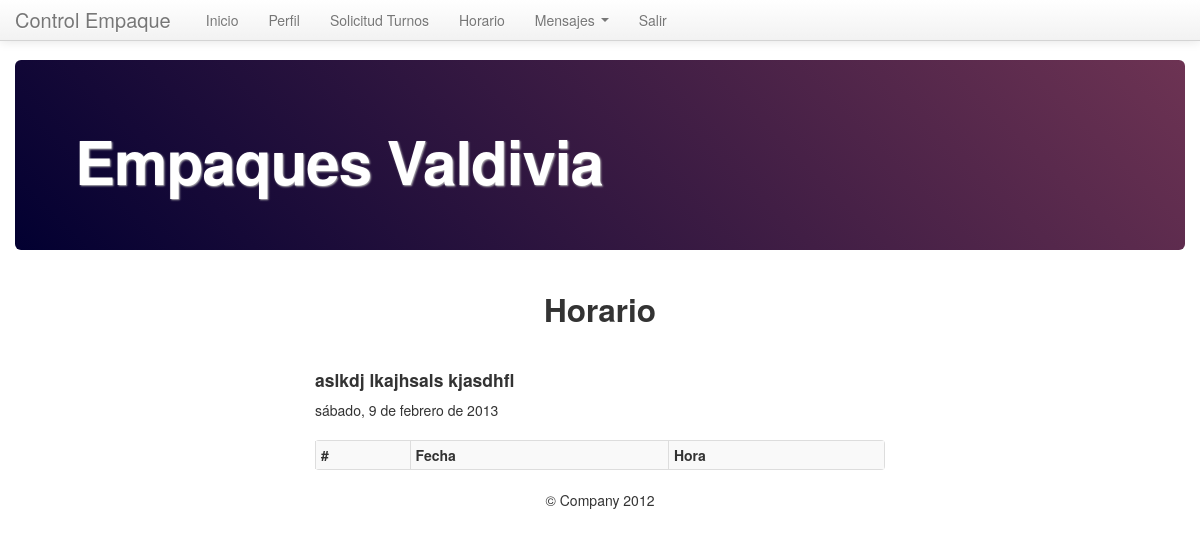
The page /horario.php (signed in) on the database its author committed.
### tables this page shows
CREATE TABLE IF NOT EXISTS `usuario` (
  `us_Rut` varchar(10) NOT NULL,
  `us_Nombre` varchar(30) DEFAULT NULL,
  `us_Apellido_Pat` varchar(20) DEFAULT NULL,
  `us_Apellido_Mat` varchar(20) DEFAULT NULL,
  `us_Fecha_Nac` date DEFAULT NULL,
  `us_Telefono` int(11) DEFAULT NULL,
  `us_Direccion` text,
  `us_Sexo` tinyint(1) DEFAULT NULL,
  `us_Tipo` tinyint(1) DEFAULT NULL,
  `us_Clave` varchar(12) DEFAULT NULL,
  PRIMARY KEY (`us_Rut`)
);

### funciones/conectar.php (called while the page is built, shortened)
<?php
function mysql_fechaentera($date) {
    $dia = explode("-", $date, 3);
    $year = $dia[0];
    $month = (string)(int)$dia[1];
    $day = (string)(int)$dia[2];
    $dias = array("domingo","lunes","martes","mi&eacute;rcoles" ,"jueves","viernes","s&aacute;bado");
    $tomadia = $dias[intval((date("w",mktime(0,0,0,$month,$day,$year))))];
    $meses = array("", "enero", "febrero", "marzo", "abril", "mayo", "junio", "julio", "agosto", "septiembre", "octubre", "noviembre", "diciembre");
    return $tomadia.", ".$day." de ".$meses[$month]." de ".$year;
}
?>

### horario.php (the view, shortened to what this page needs)
<?php
require 'funciones/conectar.php';
$consulta_nombre=mysql_query("SELECT `us_Nombre`, `us_Apellido_Pat`, `us_Apellido_Mat` FROM usuario
								Where us_Rut='".$_SESSION['us_rut']."'",$con);
$respuesta_nombre=mysql_fetch_array($consulta_nombre);
?>
<!DOCTYPE html>
<html lang="en">
<head>
	<link href="css/bootstrap.css" rel="stylesheet">
	<link href="css/bootstrap-responsive.css" rel="stylesheet">
</head>
<body>
	<div class="navbar navbar-fixed-top">
		<div class="navbar-inner">
			<div class="container">
				<a class="brand" href="index.php">Control Empaque</a>
				<div class="nav-collapse">
					<ul class="nav">
						<li ><a href="index.php">Inicio</a></li>
						<?php if((!isset($_SESSION['adm_rut'])) && (!isset($_SESSION['us_rut']))): ?>
						<li><a href="login.php">Login</a></li>
						<?php else: ?>
						<?php if(isset($_SESSION['us_rut'])): ?>
						<li><a href="perfil.php?rut=<?php echo $_SESSION['us_rut'] ?>">Perfil</a></li>
						<li><a href="solicitud_turno.php">Solicitud Turnos</a></li>
						<li><a href="horario.php">Horario</a></li>
						<?php endif; ?>
						<li class="dropdown">
							<a class="dropdown-toggle" id="dLabel" role="button" data-toggle="dropdown" data-target="#" href="/page.html">
    							Mensajes
    							<b class="caret"></b>
  							</a>
						</li>
						<li><a href="salir.php">Salir</a></li>
						<?php endif; ?>
					</ul>
				</div>
			</div>
		</div>
	</div>
	<div class="container">
		<div class="hero-unit">
			<h1>Empaques Valdivia</h1>
		</div>
		<div class="row">
			<div class="span3">
			</div>
				<div class="span6">
					<h2 align="center">Horario</h2>
					<BR>
						<h4><?php echo $respuesta_nombre['us_Nombre']." ".$respuesta_nombre['us_Apellido_Pat']." ".$respuesta_nombre['us_Apellido_Mat']?></h4>
						<?echo mysql_fechaentera(date("Y-m-d"))  ?>
						<br>
						<br>
					<table class="table table-striped table-hover table-bordered table-condensed ">
					<th>#</th>
					<th>Fecha</th>
					<th>Hora</th>
					</table>
				</div>
				<div class="span3">
			</div>
		</div>
	</div>
		<footer>
			<p align="center">&copy; Company 2012</p>
		</footer>
</body>
</html>

### horario.php (style rules this page uses)
body { padding-top: 60px; padding-bottom: 40px; }

### rows shown on the page
usuario: us_Nombre "aslkdj", us_Apellido_Pat "lkajhsals", us_Apellido_Mat "kjasdhfl"
